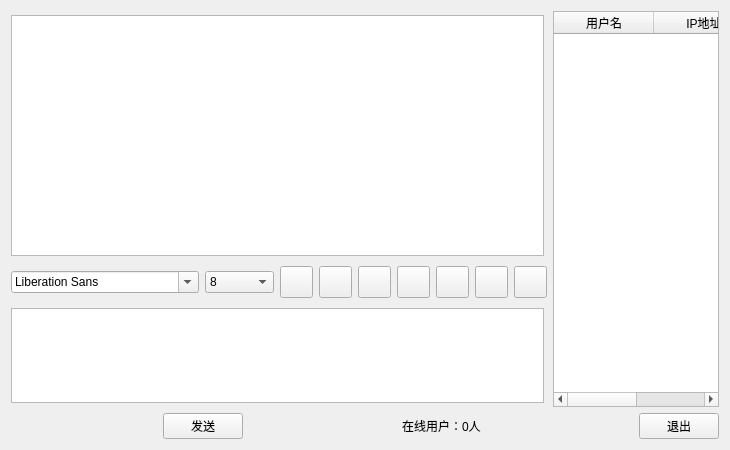
<?xml version="1.0" encoding="UTF-8"?>
<ui version="4.0">
 <class>Widget</class>
 <widget class="QWidget" name="Widget">
  <property name="geometry">
   <rect>
    <x>0</x>
    <y>0</y>
    <width>730</width>
    <height>450</height>
   </rect>
  </property>
  <property name="minimumSize">
   <size>
    <width>730</width>
    <height>450</height>
   </size>
  </property>
  <property name="maximumSize">
   <size>
    <width>730</width>
    <height>450</height>
   </size>
  </property>
  <property name="windowTitle">
   <string>Widget</string>
  </property>
  <layout class="QVBoxLayout" name="verticalLayout_3">
   <item>
    <layout class="QVBoxLayout" name="verticalLayout_2">
     <item>
      <layout class="QHBoxLayout" name="horizontalLayout_3">
       <item>
        <layout class="QVBoxLayout" name="verticalLayout">
         <item>
          <widget class="QTextBrowser" name="msgBrowser">
           <property name="minimumSize">
            <size>
             <width>533</width>
             <height>241</height>
            </size>
           </property>
           <property name="maximumSize">
            <size>
             <width>533</width>
             <height>241</height>
            </size>
           </property>
          </widget>
         </item>
         <item>
          <layout class="QHBoxLayout" name="horizontalLayout_2">
           <item>
            <widget class="QFontComboBox" name="fontCbx">
             <property name="minimumSize">
              <size>
               <width>188</width>
               <height>20</height>
              </size>
             </property>
            </widget>
           </item>
           <item>
            <widget class="QComboBox" name="sizeCbx">
             <property name="minimumSize">
              <size>
               <width>69</width>
               <height>20</height>
              </size>
             </property>
             <item>
              <property name="text">
               <string>8</string>
              </property>
             </item>
             <item>
              <property name="text">
               <string>9</string>
              </property>
             </item>
             <item>
              <property name="text">
               <string>10</string>
              </property>
             </item>
             <item>
              <property name="text">
               <string>11</string>
              </property>
             </item>
             <item>
              <property name="text">
               <string>12</string>
              </property>
             </item>
             <item>
              <property name="text">
               <string>13</string>
              </property>
             </item>
             <item>
              <property name="text">
               <string>14</string>
              </property>
             </item>
             <item>
              <property name="text">
               <string>15</string>
              </property>
             </item>
             <item>
              <property name="text">
               <string>16</string>
              </property>
             </item>
             <item>
              <property name="text">
               <string>17</string>
              </property>
             </item>
             <item>
              <property name="text">
               <string>18</string>
              </property>
             </item>
             <item>
              <property name="text">
               <string>19</string>
              </property>
             </item>
             <item>
              <property name="text">
               <string>20</string>
              </property>
             </item>
             <item>
              <property name="text">
               <string>21</string>
              </property>
             </item>
             <item>
              <property name="text">
               <string>22</string>
              </property>
             </item>
            </widget>
           </item>
           <item>
            <widget class="QToolButton" name="boldTBtn">
             <property name="minimumSize">
              <size>
               <width>33</width>
               <height>32</height>
              </size>
             </property>
             <property name="styleSheet">
              <string notr="true">background-image: url(:/res/bold.png);</string>
             </property>
             <property name="text">
              <string/>
             </property>
             <property name="icon">
              <iconset>
               <selectedoff>:/images/bold.png</selectedoff>
              </iconset>
             </property>
             <property name="iconSize">
              <size>
               <width>26</width>
               <height>26</height>
              </size>
             </property>
            </widget>
           </item>
           <item>
            <widget class="QToolButton" name="italicTBtn">
             <property name="minimumSize">
              <size>
               <width>33</width>
               <height>32</height>
              </size>
             </property>
             <property name="styleSheet">
              <string notr="true">background-image: url(:/res/italic.png);</string>
             </property>
             <property name="text">
              <string/>
             </property>
             <property name="icon">
              <iconset>
               <normaloff>:/images/italic.png</normaloff>:/images/italic.png</iconset>
             </property>
             <property name="iconSize">
              <size>
               <width>26</width>
               <height>26</height>
              </size>
             </property>
            </widget>
           </item>
           <item>
            <widget class="QToolButton" name="underlineTBtn">
             <property name="minimumSize">
              <size>
               <width>33</width>
               <height>32</height>
              </size>
             </property>
             <property name="styleSheet">
              <string notr="true">background-image: url(:/res/under.png);</string>
             </property>
             <property name="text">
              <string/>
             </property>
             <property name="icon">
              <iconset>
               <normaloff>:/images/under.png</normaloff>:/images/under.png</iconset>
             </property>
             <property name="iconSize">
              <size>
               <width>26</width>
               <height>26</height>
              </size>
             </property>
            </widget>
           </item>
           <item>
            <widget class="QToolButton" name="colorTBtn">
             <property name="minimumSize">
              <size>
               <width>33</width>
               <height>32</height>
              </size>
             </property>
             <property name="maximumSize">
              <size>
               <width>33</width>
               <height>32</height>
              </size>
             </property>
             <property name="styleSheet">
              <string notr="true">background-image: url(:/res/color.png);</string>
             </property>
             <property name="text">
              <string/>
             </property>
             <property name="icon">
              <iconset>
               <normaloff>:/images/color.png</normaloff>:/images/color.png</iconset>
             </property>
             <property name="iconSize">
              <size>
               <width>22</width>
               <height>22</height>
              </size>
             </property>
            </widget>
           </item>
           <item>
            <widget class="QToolButton" name="sendTBtn">
             <property name="minimumSize">
              <size>
               <width>33</width>
               <height>32</height>
              </size>
             </property>
             <property name="styleSheet">
              <string notr="true">background-image: url(:/res/send.png);</string>
             </property>
             <property name="text">
              <string/>
             </property>
             <property name="icon">
              <iconset>
               <normaloff>:/images/send.png</normaloff>:/images/send.png</iconset>
             </property>
             <property name="iconSize">
              <size>
               <width>22</width>
               <height>22</height>
              </size>
             </property>
            </widget>
           </item>
           <item>
            <widget class="QToolButton" name="saveTBtn">
             <property name="minimumSize">
              <size>
               <width>33</width>
               <height>32</height>
              </size>
             </property>
             <property name="styleSheet">
              <string notr="true">background-image: url(:/res/save.png);</string>
             </property>
             <property name="text">
              <string/>
             </property>
             <property name="icon">
              <iconset>
               <normaloff>:/images/save.png</normaloff>:/images/save.png</iconset>
             </property>
             <property name="iconSize">
              <size>
               <width>22</width>
               <height>22</height>
              </size>
             </property>
            </widget>
           </item>
           <item>
            <widget class="QToolButton" name="clearTBtn">
             <property name="minimumSize">
              <size>
               <width>33</width>
               <height>32</height>
              </size>
             </property>
             <property name="styleSheet">
              <string notr="true">background-image: url(:/res/clear.png);</string>
             </property>
             <property name="text">
              <string/>
             </property>
             <property name="icon">
              <iconset>
               <normaloff>:/images/clear.png</normaloff>:/images/clear.png</iconset>
             </property>
             <property name="iconSize">
              <size>
               <width>22</width>
               <height>22</height>
              </size>
             </property>
            </widget>
           </item>
          </layout>
         </item>
         <item>
          <widget class="QTextEdit" name="msgTextEdit">
           <property name="minimumSize">
            <size>
             <width>533</width>
             <height>95</height>
            </size>
           </property>
           <property name="maximumSize">
            <size>
             <width>533</width>
             <height>95</height>
            </size>
           </property>
          </widget>
         </item>
        </layout>
       </item>
       <item>
        <widget class="QTableWidget" name="usrTblWidget">
         <column>
          <property name="text">
           <string>用户名</string>
          </property>
         </column>
         <column>
          <property name="text">
           <string>IP地址</string>
          </property>
         </column>
        </widget>
       </item>
      </layout>
     </item>
     <item>
      <layout class="QHBoxLayout" name="horizontalLayout">
       <item>
        <spacer name="horizontalSpacer_2">
         <property name="orientation">
          <enum>Qt::Horizontal</enum>
         </property>
         <property name="sizeHint" stdset="0">
          <size>
           <width>40</width>
           <height>20</height>
          </size>
         </property>
        </spacer>
       </item>
       <item>
        <widget class="QPushButton" name="sendBtn">
         <property name="text">
          <string>发送</string>
         </property>
        </widget>
       </item>
       <item>
        <spacer name="horizontalSpacer_3">
         <property name="orientation">
          <enum>Qt::Horizontal</enum>
         </property>
         <property name="sizeHint" stdset="0">
          <size>
           <width>40</width>
           <height>20</height>
          </size>
         </property>
        </spacer>
       </item>
       <item>
        <widget class="QLabel" name="usrNumLbl">
         <property name="text">
          <string>在线用户：0人</string>
         </property>
        </widget>
       </item>
       <item>
        <spacer name="horizontalSpacer">
         <property name="orientation">
          <enum>Qt::Horizontal</enum>
         </property>
         <property name="sizeHint" stdset="0">
          <size>
           <width>40</width>
           <height>20</height>
          </size>
         </property>
        </spacer>
       </item>
       <item>
        <widget class="QPushButton" name="exitBtn">
         <property name="text">
          <string>退出</string>
         </property>
        </widget>
       </item>
      </layout>
     </item>
    </layout>
   </item>
  </layout>
 </widget>
 <layoutdefault spacing="6" margin="11"/>
 <resources/>
 <connections/>
</ui>
